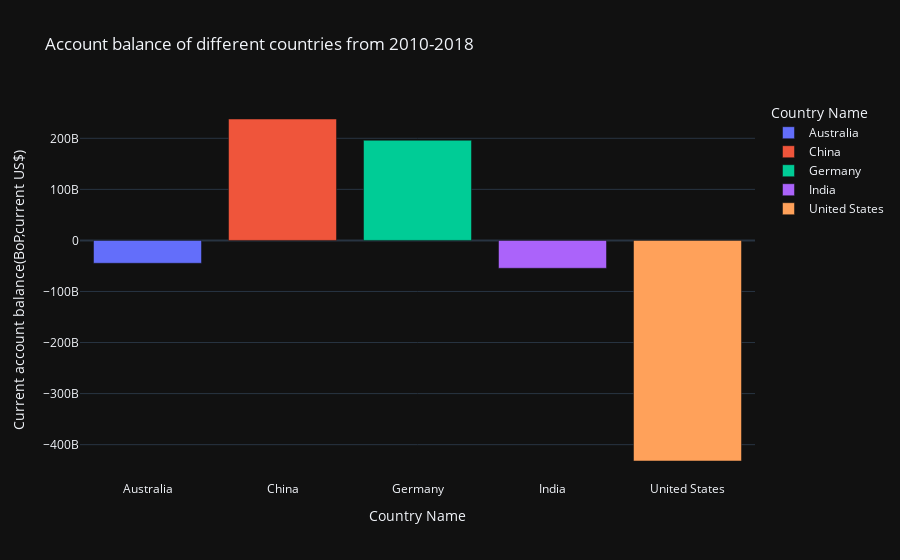

Source (notebook cell):
### Markdown cell above
## Account balance of different countries from 2010-2018

### Code cell
import pandas as pd
import plotly.express as px

import plotly.io as pio

pio.templates.default = "plotly_dark"
df1_2010 = df1[df1["Year"]==2010]
fig = px.bar(data_frame=df1_2010, x="Country Name", y="Current account balance(BoP,current US$) ", color="Country Name" ,title="Account balance of different countries from 2010-2018")
fig.show()

### Figure 1 — Plotly figure (JSON) as saved in the notebook; plotly's stock layout.template omitted (floating-point values rounded to 4 significant figures)
{"data": [{"alignmentgroup": "True", "hovertemplate": "Country Name=%{x}<br>Current account balance(BoP,current US$) =%{y}<extra></extra>", "legendgroup": "Australia", "marker": {"color": "#636efa"}, "name": "Australia", "offsetgroup": "Australia", "orientation": "v", "showlegend": true, "textposition": "auto", "type": "bar", "x": ["Australia"], "xaxis": "x", "y": [-44714246092], "yaxis": "y"}, {"alignmentgroup": "True", "hovertemplate": "Country Name=%{x}<br>Current account balance(BoP,current US$) =%{y}<extra></extra>", "legendgroup": "China", "marker": {"color": "#EF553B"}, "name": "China", "offsetgroup": "China", "orientation": "v", "showlegend": true, "textposition": "auto", "type": "bar", "x": ["China"], "xaxis": "x", "y": [237810000000], "yaxis": "y"}, {"alignmentgroup": "True", "hovertemplate": "Country Name=%{x}<br>Current account balance(BoP,current US$) =%{y}<extra></extra>", "legendgroup": "Germany", "marker": {"color": "#00cc96"}, "name": "Germany", "offsetgroup": "Germany", "orientation": "v", "showlegend": true, "textposition": "auto", "type": "bar", "x": ["Germany"], "xaxis": "x", "y": [196172000000], "yaxis": "y"}, {"alignmentgroup": "True", "hovertemplate": "Country Name=%{x}<br>Current account balance(BoP,current US$) =%{y}<extra></extra>", "legendgroup": "India", "marker": {"color": "#ab63fa"}, "name": "India", "offsetgroup": "India", "orientation": "v", "showlegend": true, "textposition": "auto", "type": "bar", "x": ["India"], "xaxis": "x", "y": [-54515877624], "yaxis": "y"}, {"alignmentgroup": "True", "hovertemplate": "Country Name=%{x}<br>Current account balance(BoP,current US$) =%{y}<extra></extra>", "legendgroup": "United States", "marker": {"color": "#FFA15A"}, "name": "United States", "offsetgroup": "United States", "orientation": "v", "showlegend": true, "textposition": "auto", "type": "bar", "x": ["United States"], "xaxis": "x", "y": [-432002000000], "yaxis": "y"}], "layout": {"barmode": "relative", "legend": {"title": {"text": "Country Name"}, "tracegroupgap": 0}, "title": {"text": "Account balance of different countries from 2010-2018"}, "xaxis": {"anchor": "y", "categoryarray": ["Australia", "China", "Germany", "India", "United States"], "categoryorder": "array", "domain": [0, 1], "title": {"text": "Country Name"}}, "yaxis": {"anchor": "x", "domain": [0, 1], "title": {"text": "Current account balance(BoP,current US$) "}}}}
